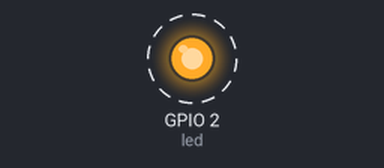
Bench run of a program on a simulated ESP8266 board running MicroPython. Parts: output pins drawn as LEDs (lit = HIGH, except the on-board LED, lit = LOW). Dashed ring = blinking.

Above: at 0.2 s.
Timing chart, 0 to 3.0 s (numbered marks = the images above):
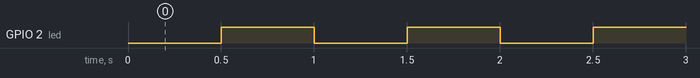

Measured:
- by itself, GPIO 2 (led): alternates HIGH for 0.50 s and LOW for 0.50 s

The program:

main.py
```python
from machine import Pin
from time import sleep_ms

DEM_MS = 500
# LED integrado en NodeMCU ESP8266
# GPIO2 corresponde a D4
led = Pin(2, Pin.OUT, value=1)

while True:
    led.value(0)  # Encender LED
    sleep_ms(DEM_MS)

    led.value(1)  # Apagar LED
    sleep_ms(DEM_MS)
```
